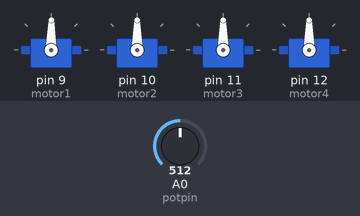
Simulated run of this sketch. Board: Arduino Uno, built with avr-gcc and run on an emulated ATmega328P. On the bench: 4 × servo. Inputs (shaded band) come from the test bench; at power-on: A0 (potpin) = 512. What the sketch prints to the serial monitor is not drawn.

Above: at 1.2 s.
1.3 s: A0 (potpin) set to 716
At 1.8 s:
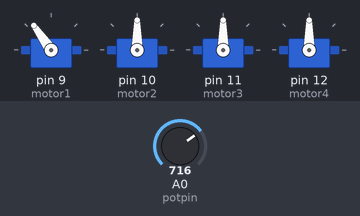
2.8 s: A0 (potpin) set to 900
At 4.0 s:
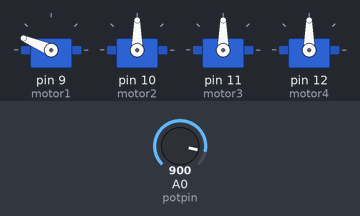
4.3 s: A0 (potpin) set to 1023
At 5.5 s:
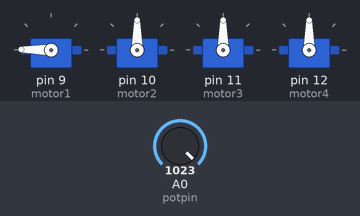
5.8 s: A0 (potpin) set to 306
At 6.8 s:
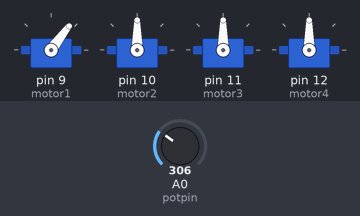
7.3 s: A0 (potpin) set to 122
At 8.0 s:
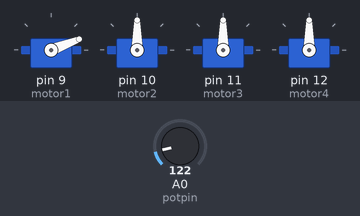
8.8 s: A0 (potpin) set to 511
At 9.1 s:
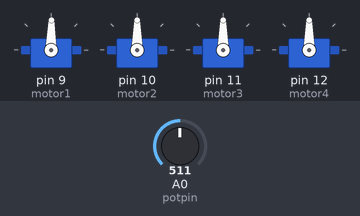
Timing chart, 0 to 11.3 s (numbered marks = the images above; inputs shaded):
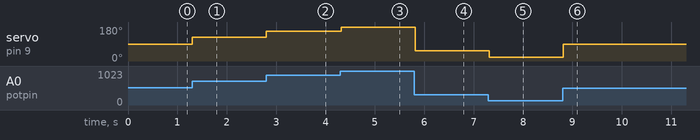

The sketch:

motor_4.ino
```cpp
#include <Servo.h>

Servo motor1;  // create servo object to control a servo
Servo motor2;
Servo motor3;
Servo motor4;

int potpin = 0;  // analog pin used to connect the potentiometer
int val;    // variable to read the value from the analog pin
char data;

void setup()
{
  motor1.attach(9);  // attaches the servo on pin 9 to the servo object
  motor2.attach(10);
  motor3.attach(11);
  motor4.attach(12);
  Serial.begin(9600);
  motor1.write(30);
}

void loop()
{
        // scale it to use it with the servo (value between 0 and 180)
    data = Serial.read();
    val = analogRead(potpin);            // reads the value of the potentiometer (value between 0 and 1023)
    val = map(val, 0, 1023, 0, 179);
    //if (data == 'a'){
      motor1.write(val);
      Serial.print("done1\n");// sets the servo position according to the scaled value
      delay(15);
    //}


  // motor2.write(val);
  //motor3.write(val);
  //motor4.write(val);
                            // waits for the servo to get there
}
```

Measured:
- after the input at 1.3 s, servo on pin 9 (motor1): 89° → 125° at once
- after the input at 2.8 s, servo on pin 9 (motor1): 125° → 157° at once
- after the input at 4.3 s, servo on pin 9 (motor1): 157° → 179° at once
- after the input at 5.8 s, servo on pin 9 (motor1): 179° → 53° at once
- after the input at 7.3 s, servo on pin 9 (motor1): 53° → 21° at once
- after the input at 8.8 s, servo on pin 9 (motor1): 21° → 89° at once
